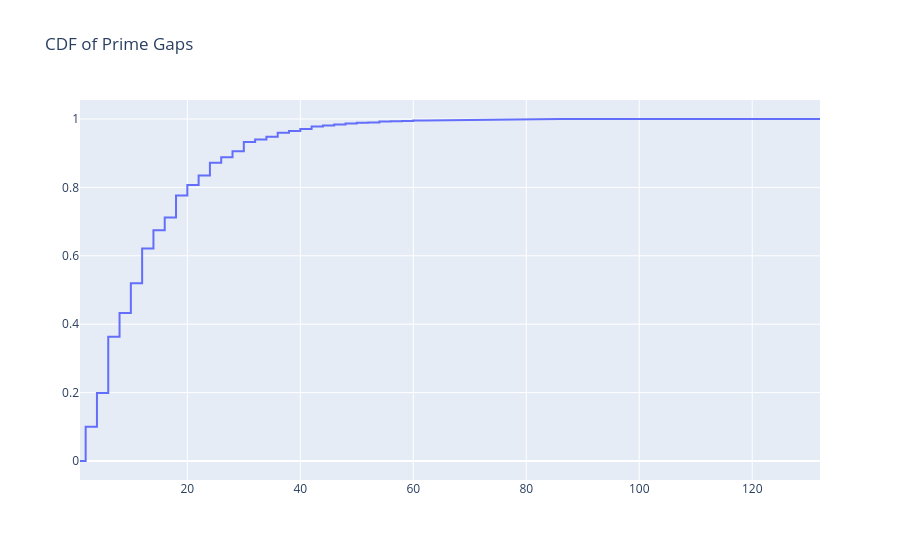

Source (notebook cell):
### Code cell
sorted_gaps = np.sort(gaps)
cdf = np.arange(len(sorted_gaps)) / len(sorted_gaps)

fig = go.Figure()
fig.add_trace(go.Scatter(x=sorted_gaps, y=cdf, mode='lines'))

fig.update_layout(title="CDF of Prime Gaps")

fig.show()

### Figure 1 — Plotly figure (JSON) as saved in the notebook; plotly's stock layout.template omitted (floating-point values rounded to 4 significant figures; data arrays with more than 128 entries replaced by an {"elided": "..."} marker saying what was removed)
{"data": [{"mode": "lines", "type": "scatter", "x": {"elided": "148932 int values"}, "y": {"elided": "148932 float values"}}], "layout": {"title": {"text": "CDF of Prime Gaps"}}}
